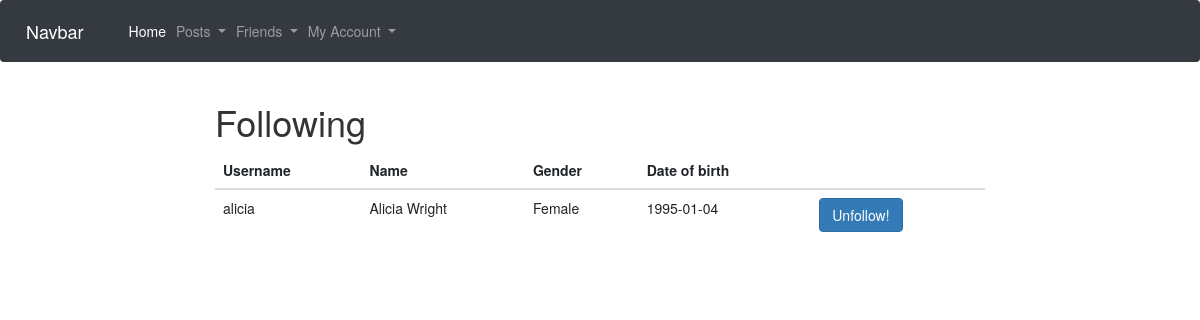
Screenshot of /following (signed in) with the database file from the repository.
### app/models.py (models this page shows, shortened)
class User(UserMixin, db.Model):
    id = db.Column(db.Integer, primary_key=True)
    name = db.Column(db.String(120))
    username = db.Column(db.String(64), index=True, unique=True)
    password = db.Column(db.String(128))
    dob = db.Column(db.Date)
    gender = db.Column(db.String(20))
    posts = db.relationship('Post', backref='author', lazy='dynamic')
    friends = db.relationship('User',
                            secondary=friendship,
                            primaryjoin=id==friendship.c.user_id,
                            secondaryjoin=id==friendship.c.friend_id)

### app/views.py (the view)
@app.route('/following', methods=['GET', 'POST'])
@login_required
def following():
    following = current_user.friends
    return render_template('following.html', title="All Users", users=following)

### app/models.py (called while the page is built)
@login.user_loader
def load_user(id):
    return User.query.get(int(id))

### app/templates/following.html
{% extends "base.html" %}
{% block content %}
<h1>Following</h1>
<table class="table">
    <thead>
      <tr>
        <th>Username</th>
        <th>Name</th>
        <th>Gender</th>
        <th>Date of birth</th>
        <th></th>
      </tr>
    </thead>
    <tbody>
    {% for user in users %}
    <tr>
      <td>{{user.username}}</td>
      <td>{{user.name}}</td>
      <td>{{user.gender}}</td>
      <td>{{user.dob}}</td>
      <td><a href="/unfollow/{{user.id}}"><button type="button" class="btn btn-primary">Unfollow!</button></a></td>
    </tr>
    {% endfor %}
  </tbody>
</table>
{% endblock %}

### rows the page displays
User: username "alicia", name "Alicia Wright", gender "Female", dob "1995-01-04"
